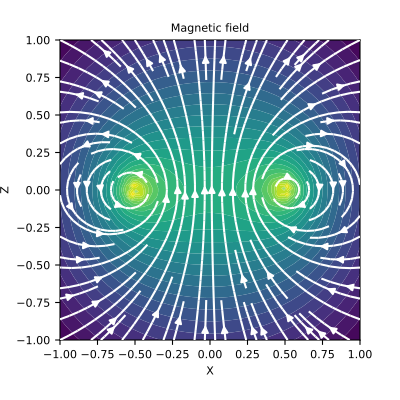

The Python source for this figure:
# Here, we define a horizontal square loop and plot the magnetic field
# on the xz-plane that intercepts at y=0.

from geoana.em.static import LineCurrentFreeSpace
from geoana.utils import ndgrid
from geoana.plotting_utils import plot2Ddata
import numpy as np
import matplotlib.pyplot as plt

# Let us begin by defining the loop. Note that to create an inductive
# source, we closed the loop.

x_nodes = np.array([-0.5, 0.5, 0.5, -0.5, -0.5])
y_nodes = np.array([-0.5, -0.5, 0.5, 0.5, -0.5])
z_nodes = np.zeros_like(x_nodes)
nodes = np.c_[x_nodes, y_nodes, z_nodes]
simulation = LineCurrentFreeSpace(nodes)

# Now we create a set of gridded locations and compute the magnetic field.

xyz = ndgrid(np.linspace(-1, 1, 50), np.array([0]), np.linspace(-1, 1, 50))
H = simulation.magnetic_field(xyz)

# Finally, we plot the magnetic field.

fig = plt.figure(figsize=(4, 4))
ax = fig.add_axes([0.15, 0.15, 0.75, 0.75])
plot2Ddata(xyz[:, [0, 2]], H[:, [0, 2]], ax=ax, vec=True, scale='log', ncontour=25)
ax.set_xlabel('X')
ax.set_ylabel('Z')
ax.set_title('Magnetic field')
